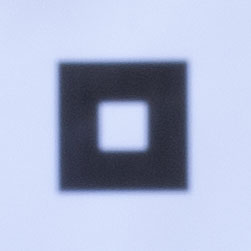
#> input picture CROPPED-PENTLAND-DFD/150CM/150CM-F16-1.jpg, 251 x 251 px
$ python Depth_From_Defocus.py   (older library calls are emulated)
#> lines starting #> are read from the running program, lines starting #| are printed output that depends on the picture
### Functions.py
"""
S.E. Schimmel - S.E.Schimmel@student.tudelft.nl
Bachelor Final Project - WB3BEP-16 - TU Delft 2023-2024
Depth from Defocus using 2 differently blurred images of the same scene
"""

import cv2
import numpy as np

# Known camera intrinsic values
F=55 #mm (= Focal Length of Camera Lens)
v0=70.51 #mm (Focus Distance = 25cm)
f1=16 # (= f-number at which the lens aperture is set)
f2=10 # (= f-number at which the lens aperture is set)

# Convert image to grayscale image (also changes image shape from height, width, channel to height, width only)
def convert_to_grayscale(sharp_image,blurred_image):
    gray_sharp = cv2.cvtColor(sharp_image, cv2.COLOR_BGR2GRAY)
    gray_blurred = cv2.cvtColor(blurred_image, cv2.COLOR_BGR2GRAY)
    return(gray_sharp,gray_blurred)

# Compute the Discrete Fourier Tranform, Shift the zero-frequency component, Compute the magnitude and Scale the magnitude for display
def DFT_Shifted_Scaled(gray_sharp,gray_blurred):
    # Compute the discrete Fourier Transform of the images
    fourier_sharp = cv2.dft(np.float32(gray_sharp), flags=cv2.DFT_COMPLEX_OUTPUT)
    fourier_blurred = cv2.dft(np.float32(gray_blurred), flags=cv2.DFT_COMPLEX_OUTPUT)

    # Shift the zero-frequency component to the center of the spectrum
    fourier_shift_sharp = np.fft.fftshift(fourier_sharp)
    fourier_shift_blurred = np.fft.fftshift(fourier_blurred)

    # Calculate the magnitude of the Fourier Transform
    magnitude_sharp = 20 * np.log(cv2.magnitude(fourier_shift_sharp[:, :, 0], fourier_shift_sharp[:, :, 1]))
    magnitude_blurred = 20 * np.log(cv2.magnitude(fourier_shift_blurred[:, :, 0], fourier_shift_blurred[:, :, 1]))

    # Scale the magnitude for display
    scaled_magnitude_image1 = cv2.normalize(magnitude_sharp, None, 0, 255, cv2.NORM_MINMAX, cv2.CV_8UC1)
    scaled_magnitude_image2 = cv2.normalize(magnitude_blurred, None, 0, 255, cv2.NORM_MINMAX, cv2.CV_8UC1)

    # Calculate difference between natural log of images
    ln_FT_sharp = np.log(magnitude_sharp)
    ln_FT_blurred = np.log(magnitude_blurred)
    ln_difference = ln_FT_sharp - ln_FT_blurred

    return(ln_difference,scaled_magnitude_image1,scaled_magnitude_image2)

# Calculate the average of the maximum values in terms of ln_difference from the top 10 rows and most left 10 columns
def Calculate_Average(ln_difference,n):
    sum = 0
    for x in range(n):
        sum += np.max(ln_difference[x])
        sum += np.max(ln_difference[:, x])
    average = sum / (2 * n)
    return(average)

#  Save the indices from suitable frequencies
def Select_Indices(ln_difference,average,n):
    selected_indices = [] # Create an empty list to store the left and right index of the blur circle into
    for y in range(n): # Execute for the first 10 column and top 10 rows
        ind = np.argpartition(ln_difference[y], -5)[-5:] # Find top 5 highest ln-differences per row
        ind2 = np.argpartition(ln_difference[:, y], -5)[-5:] # Find top 5 highest ln-differences per column
        for i in range(5): # Go through the top 5 highest ln-differences
            if np.abs(ln_difference[y][ind][i] - average) < 0.2: # Only execute if close to the calculated average
                tuple = (y, ind[i]) # Create a tuple using the indices
                selected_indices.append(tuple) # Store the tuple in the list
            if np.abs(ln_difference[:, y][ind2][i] - average) < 0.2: # Only execute if close to the calculated average
                tuple = (ind2[i], y) # Create a tuple using the indices
                selected_indices.append(tuple) # Store the tuple in the list
    return selected_indices

# Estimate the Depth
def Calculate_Depth(ln_difference,selected_indices, heigth, width):
    depth_sum=0 # Initialize counter variable at 0
    for i in range(len(selected_indices)):
        u_array=selected_indices[i][0] # Grab index from list
        v_array=selected_indices[i][1] # Grab index from list
        u=np.abs(u_array-((heigth-1)/2))/heigth # Determine u frequency
        v=np.abs(v_array-((width-1)/2))/width # Determine v frequency
        denominator = 2*np.pi**2*((u**2)+(v**2)) # Calculate denominator
        ratio_of_sigmas = f2 / f1
        sigma1_squared = 1 - (ratio_of_sigmas ** 2)
        sigma1 = np.sqrt((ln_difference[u_array][v_array]) / (sigma1_squared * denominator)) # Calculate radius of blur circle
        depth = F * v0 / (v0 - F - sigma1 * f1) # Calculate Depth
        depth_sum+=depth # Add 1 to counter variable
    Average_Depth = depth_sum/len(selected_indices) # Determine final depth estimation
    return(Average_Depth)

### Depth_From_Defocus.py
"""
S.E. Schimmel - S.E.Schimmel@student.tudelft.nl
Bachelor Final Project - WB3BEP-16 - TU Delft 2023-2024
Depth from Defocus using 2 differently blurred images of the same scene
"""

import Functions
import cv2
import time

start_time = time.time()

# Load the cropped image patches
sharp_image = cv2.imread(r"CROPPED-PENTLAND-DFD/150CM/150CM-F16-1.jpg")
#> sharp_image is the input picture: shape (251, 251, 3); mean B, G, R 209.4, 182.8, 174
blurred_image = cv2.imread(r'CROPPED-PENTLAND-DFD/150CM/150CM-F10-1.jpg')
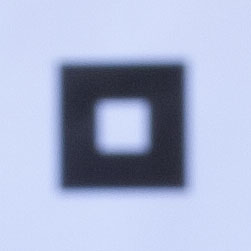
#> input picture CROPPED-PENTLAND-DFD/150CM/150CM-F10-1.jpg, 251 x 251 px
#> blurred_image is the input picture: shape (251, 251, 3); mean B, G, R 210, 181, 171.4

height, width, channel = h, w, c = sharp_image.shape
#> height = 251; width = 251; channel = 3; h = 251; w = 251; c = 3

# Convert the image patches to grayscale
gray_sharp, gray_blurred = Functions.convert_to_grayscale(sharp_image,blurred_image)
#> in convert_to_grayscale, `gray_blurred = cv2.cvtColor(blurred_image, cv2.COLOR_BGR2GRAY)`:
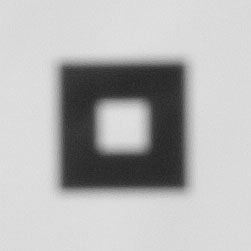
#> gray_blurred: shape (251, 251); min 37, max 226, mean 181.4

# Compute the Discrete Fourier Transform of both images
# Shift the zero-frequency component to the center of the spectrum
# Calculate the magnitude of the Fourier Transform
# Scale the magnitude for display
# Calculate difference (natural log) of images
ln_difference, scaled_magnitude_image1, scaled_magnitude_image2 = Functions.DFT_Shifted_Scaled(gray_sharp,gray_blurred)
#> in DFT_Shifted_Scaled, `magnitude_sharp = 20 * np.log(cv2.magnitude(fourier_shift_sharp[:, :, ..`:
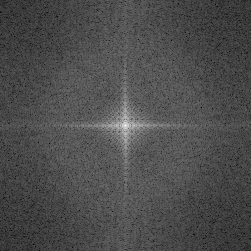
#> magnitude_sharp: shape (251, 251) float32; min 12.51, max 325.2, mean 107.2; drawn with min black and max white
#> in DFT_Shifted_Scaled, `magnitude_blurred = 20 * np.log(cv2.magnitude(fourier_shift_blurred[:,..`:
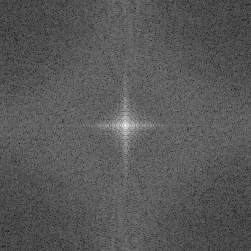
#> magnitude_blurred: shape (251, 251) float32; min -3.42, max 325, mean 110.4; drawn with min black and max white
#> in DFT_Shifted_Scaled, `ln_FT_sharp = np.log(magnitude_sharp)`:
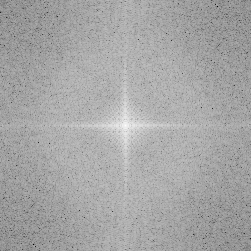
#> ln_FT_sharp: shape (251, 251) float32; min 2.53, max 5.78, mean 4.65; drawn with min black and max white
#> in DFT_Shifted_Scaled, `ln_FT_blurred = np.log(magnitude_blurred)`:
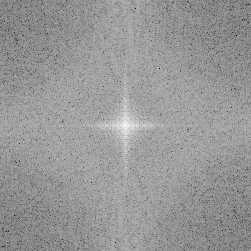
#> ln_FT_blurred: shape (251, 251) float32; 0% of the values are NaN or infinite; the others: min 3.07, max 5.78, mean 4.69; drawn with min black, max white, NaN and infinite black
#> in DFT_Shifted_Scaled, `ln_difference = ln_FT_sharp - ln_FT_blurred`:
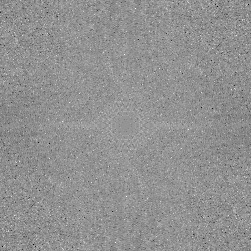
#> ln_difference: shape (251, 251) float32; 0% of the values are NaN or infinite; the others: min -2, max 1.45, mean -0.0335; drawn with min black, max white, NaN and infinite black

# Calculate average of max ln difference for top 10 rows and first 10 columns
average = Functions.Calculate_Average(ln_difference,10)
#> the loop in Calculate_Average, `for x in range(n):` made 10 passes
#> sum on passes 1 to 10: 1.48, 2.81, nan, nan, nan, nan, nan, nan, nan, nan
#> after the loop in Calculate_Average, `for x in range(n):`: sum = nan
#> average = nan

# Select suitable high spatial frequencies
selected_indices = Functions.Select_Indices(ln_difference,average,10)
#> the loop in Select_Indices, `for y in range(n):` made 10 passes
#> (ind, ind2) on passes 1 to 10: ([218, 41, 20, 213, 66], [147, 158, 10, 16, 27]), ([161, 179, 182, 187, 206], [36, 23, 97, 113, 65]), ([216, 52, 42, 172, 188], [14, 36, 26, 228, 246]), ([66, 90, 70, 209, 116], [222, 82, 246, 83, 236]), ([247, 6, 248, 86, 70], [81, 245, 21, 206, 73]), ([63, 201, 119, 167, 246], [65, 49, 216, 221, 30]), ([61, 158, 91, 232, 190], [196, 231, 74, 4, 190]), ([94, 185, 164, 202, 12], [215, 6, 242, 54, 52]), ([243, 241, 203, 135, 166], [58, 105, 131, 231, 230]), ([131, 233, 230, 167, 145], [77, 223, 242, 186, 70])
#> after the loop in Select_Indices, `for y in range(n):`: selected_indices = []
#> selected_indices = []

# Calculate Depth by taking average of multiple depth estimations
Average_Depth = Functions.Calculate_Depth(ln_difference,selected_indices, height, width)
#> after the loop in Calculate_Depth, `for i in range(len(selected_indices)):`: depth_sum = 0
#> (the run stopped early here; a loop or call above may not have finished)
